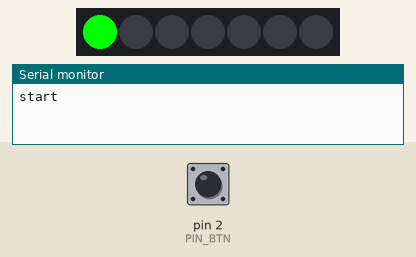
This sketch was run on a simulated Arduino Uno, built with avr-gcc and run on an emulated ATmega328P. Shown: 7 RGB LEDs in strip order, left to right, the last lines printed to the serial monitor. The inputs (shaded band) are chosen by the test bench; at power-on: pin 2 (PIN_BTN) HIGH.

Above: at 1.2 s.
1.3 s: pin 2 (PIN_BTN) pulled LOW for 3.2 s
At 3.22 s:
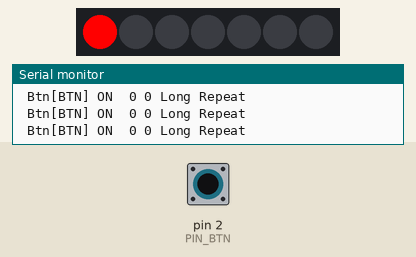
Timing chart, 0 to 4.7 s (numbered marks = the images above; inputs shaded):
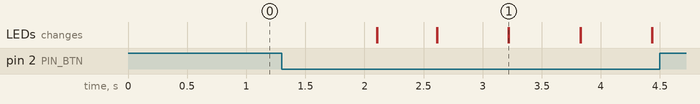

Measured:
- after the input at 1.3 s, the LEDs: change after 0.80 s (image 1)

The sketch:

test1.ino
```cpp
/*
 *
 */
#include "Button.h"
#include "Ytani_NeoPixel.h"

const uint8_t PIN_LED = 13;
const uint8_t PIN_BTN =  2;
const uint8_t PIN_LEDS = 3;

const unsigned long DELAY_MSEC = 5; // ms
const unsigned long DEBOUNCE = 10; // ms

Button Btn = Button(PIN_BTN, "BTN");
Ytani_NeoPixel Leds = Ytani_NeoPixel(7, PIN_LEDS);

boolean Intr = false;

/**
 *
 */
void btn_intr_hdr() {
  static unsigned long prev_msec = 0;
  unsigned long cur_msec = millis();

  if ( cur_msec - prev_msec < DEBOUNCE ) {
    return;
  }
  prev_msec = cur_msec;

  if ( Btn.get() ) {
    boolean val = Btn.get_value();
    Intr = true;
  }
}

/**
 *
 */
void setup() {
  Serial.begin(115200);
  while ( !Serial ) {
    delay(1);
  }
  Serial.println("start");

  Leds.clear();
  Leds.setColor(0, 0x0000ff);
  Leds.show();
  interrupts();

  attachInterrupt(digitalPinToInterrupt(PIN_BTN), btn_intr_hdr, CHANGE);
}

/**
 *
 */
void loop() {
  if ( Intr ) {
    Btn.print();
    Intr = false;
  }

  if ( Btn.get() ) {
    boolean val = Btn.get_value();
    Btn.print();
    Leds.clear();
    Leds.setColor(0, 0xff0000);
  } else {
    Leds.clear();
    Leds.setColor(0, 0x00ff00);
  }
  Leds.show();
  interrupts();

  delay(DELAY_MSEC);
}
```

Button.cpp
```cpp
// (licence header left out)
#include "Button.h"

/**
 *
 */
Button::Button(uint8_t pin, String name)
{
  this->_pin               = pin;
  this->_name              = name;

  this->_value             = Button::OFF;
  this->_prev_value        = Button::OFF;
  this->_press_start       = 0;
  this->_first_press_start = 0;
  this->_count             = 0;
  this->_click_count	   = 0;
  this->_long_pressed      = false;
  this->_repeated          = false;

  this->_is_enabled        = true;

  pinMode(this->_pin, INPUT_PULLUP);
} // Button::Button()

/**
 * return:
 *	true	changed
 *	false	to be ignored
 */
boolean Button::get()
{
  unsigned long cur_msec = millis();
  boolean 	ret = false;

  if ( ! this->_is_enabled ) {
    return false;
  }

  // is Enabled

  this->_prev_value = this->_value;
  this->_value = digitalRead(this->_pin);

  this->_click_count = 0;
  if ( this->_count > 0 ){
    if ( cur_msec - this->_first_press_start > CLICK_MSEC ) {
      // click count is detected
      this->_click_count = this->_count;
      this->_count = 0;
      ret = true;
    }
  }

  if ( this->_value == Button::OFF ) {
    // Released button then refresh some flags and do nothing any more
    this->_press_start = 0;
    this->_long_pressed = false;
    this->_repeated = false;

    if ( this->_prev_value == Button::ON) {
      // Released now !
      return true;
    }
    return ret;
  }

  // this->_value == Button::ON
  if ( this->_prev_value == Button::OFF ) {
    // Pushed now !
    this->_press_start = cur_msec;
    this->_count++;
    if ( this->_count == 1 ) {
      this->_first_press_start = cur_msec;
    }
    return true;
  }

  // check long pressed
  if ( ! this->_long_pressed ) {
    if ( cur_msec - this->_press_start > LONG_PRESS_MSEC ) {
      this->_long_pressed = true;
      this->_press_start = cur_msec;
      return true;
    } else {
      return ret;
    }
  }

  // long pressed .. check repeat
  if ( cur_msec - this->_press_start > REPEAT_MSEC ) {
    this->_repeated = true;
    this->_press_start = cur_msec;
    return true;
  }

  return ret;
} // Button::get()

void Button::enable()
{
  this->_is_enabled = true;
}
void Button::disable()
{
  this->_is_enabled = false;
}
boolean Button::is_enabled()
{
  return this->_is_enabled;
}

String Button::get_name()
{
  return this->_name;
}
boolean Button::get_value()
{
  return this->_value;
}
count_t Button::get_count()
{
  return this->_count;
}
count_t Button::get_click_count()
{
  return this->_click_count;
}
boolean Button::is_long_pressed()
{
  return this->_long_pressed;
}
boolean Button::is_repeated()
{
  return this->_repeated;
}

void Button::print() {
  print(false);
}
void Button::print(boolean interrupt)
{
  String str = interrupt ? "!" : " ";

  str += "Btn[" + this->_name + "] ";
  str += this->_value ? "OFF "  : "ON  ";
  str += String(this->_count) + " ";
  str += String(this->_click_count) + " ";
  str += this->_long_pressed ? "Long " : "---- ";
  str += this->_repeated ? "Repeat "  : "------ ";

  Serial.println(str);
}
```

Button.h
```cpp
/**
 * (c) 2021 Yoichi Tanibayashi
 *
 *  ==========================================================================
 *  example1
 *  --------------------------------------------------------------------------
 *  :
 *  #include "Button.h"
 *  :
 *  Button btn;
 *  :
 *  void btn_intr_hdr() {
 *    if ( btn.get() ) {
 *      app_btn_intr_hdr(&btn);
 *    }
 *  }
 *
 *  void setup() {
 *    btn.setup(pin, "button_name");
 *    :
 *    attachInterrupt(digitalPinToInterrupt(pin), btn_intr_hdr, CHANGE);
 *  }
 *
 *  void loop() {
 *    :
 *    if ( btn.get() ) {
 *      app_btn_loop_hdr(&btn);
 *    }
 *    :
 *  }
 *  ==========================================================================
 */
#ifndef BUTTON_H
#define BUTTON_H
#include <Arduino.h>

typedef uint8_t		button_event_t;
typedef uint8_t		count_t;

class Button {
 public:
  static const unsigned long    ON                      = LOW;
  static const unsigned long    OFF                     = HIGH;

  static const unsigned long	DEBOUNCE        	=   10;
  static const unsigned long	LONG_PRESS_MSEC 	= 1000;
  static const unsigned long	REPEAT_MSEC     	=  300;
  static const unsigned long	CLICK_MSEC		=  800;

  static const button_event_t	EVENT_NONE		= 0x00;
  static const button_event_t	EVENT_LONG_PRESSED 	= 0x01;
  static const button_event_t	EVENT_REPEAT		= 0x03;
  static const button_event_t	EVENT_INTRRUPT		= 0x10;
  static const button_event_t	EVENT_PESSED		= 0x30;
  static const button_event_t	EVENT_RELEASED		= 0x50;
  static const button_event_t	EVENT_CLICK		= 0x54;

  Button(uint8_t pin, String name);

  boolean	get();

  void		enable();
  void		disable();
  boolean	is_enabled();

  String  	get_name();
  boolean 	get_value();
  count_t    	get_count();
  count_t	get_click_count();
  boolean	is_long_pressed();
  boolean	is_repeated();

  void    	print();
  void    	print(boolean interrupt);

 private:
  String	_name;
  boolean	_is_enabled = false;
  uint8_t	_pin;
  boolean	_value;      // OFF/ON
  boolean	_prev_value; // OFF/ON
  unsigned long	_first_press_start; // msec
  unsigned long	_press_start;       // msec
  count_t	_count;
  count_t	_click_count;
  boolean	_long_pressed;
  boolean	_repeated;
};

#endif
```

Ytani_NeoPixel.h
```cpp
// (licence header left out)
#ifndef YTANI_NEOPIXEL_H
#define YTANI_NEOPIXEL_H

#include <Adafruit_NeoPixel.h>

/**
 *
 */
class Ytani_NeoPixel {
public:
  uint8_t pixels_n = 0;
  uint8_t pin;

  Ytani_NeoPixel(uint8_t n, uint8_t pin) {
    this->pixels_n = n;
    this->pin = pin;
    this->_pixels = Adafruit_NeoPixel(n, pin, NEO_GRB + NEO_KHZ800);
    this->_pixels.begin();
    this->_pixels.setBrightness(255);
  }

  void clear() {
    this->_pixels.clear();
  }

  void show() {
    this->_pixels.show();
  }

  void setColor(int i, uint32_t col) {
    this->_pixels.setPixelColor(i, col);
  }

  void setColor(int i, uint8_t r, uint8_t g, uint8_t b) {
    this->_pixels.setPixelColor(i, r, g, b);
  }

  uint32_t getColor(int i) {
    return this->_pixels.getPixelColor(i);
  }

  uint32_t color(uint8_t r, uint8_t g, uint8_t b) {
    return this->_pixels.Color(r, g, b);
  }

  /**
   * @param hue 0-65535(0xffff)
   * @param sat 0-255
   * @param val 0-255
   */
  uint32_t colorHSV(uint16_t hue, uint8_t sat, uint8_t val) {
    return this->_pixels.ColorHSV(hue, sat, val);
  }

private:
  Adafruit_NeoPixel _pixels;
};
#endif // YTANI_NEOPIXEL_H
```
